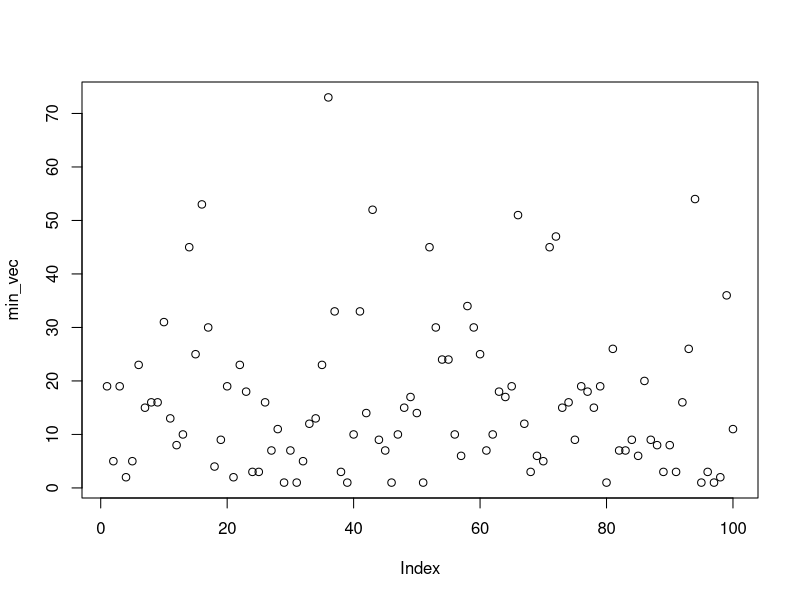

Recreate this plot in R.
#===============Problem 6(b)=====================================
simulation_size <- 100
iteration <- 0
min_vec <- c()
while (iteration < simulation_size){
  drawn_chip <- sample(1:100, 5, replace=T)
  min_vec <- c(min_vec, min(drawn_chip))
  iteration <- iteration + 1
}
mean(min_vec)
var(min_vec)
plot(min_vec)